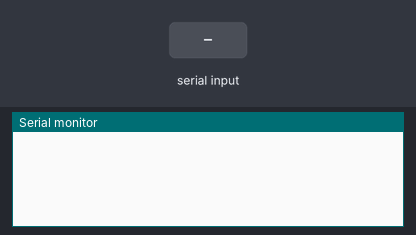
The sketch below on a simulated Arduino Uno, built with avr-gcc and run on an emulated ATmega328P. Parts: the last lines printed to the serial monitor. The inputs (shaded band) are chosen by the test bench.

Above: at 1.2 s.
1.3 s: byte 30 received over Serial
At 2.5 s:
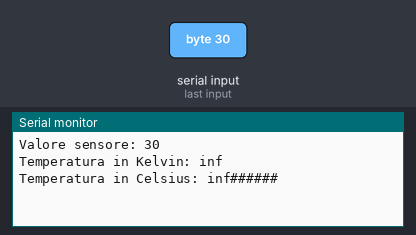
2.8 s: byte 90 received over Serial
At 3.8 s:
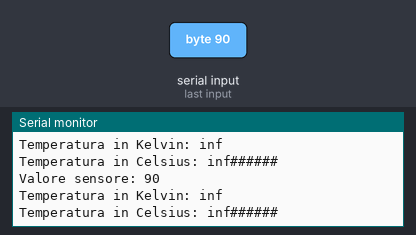
4.3 s: byte 120 received over Serial
At 4.9 s:
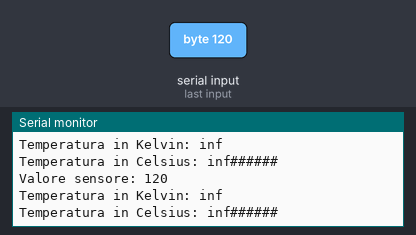

Measured:
- after the input at 1.3 s, the serial monitor: prints a new line at once (image 1)
- after the input at 2.8 s, the serial monitor: prints a new line at once (image 2)
- after the input at 4.3 s, the serial monitor: prints a new line at once (image 3)

The sketch:

schema_base_serialEvent.ino
```cpp
/* SCRIPT SCHEMA BASE*/

const int pin = A3;
const int Vcc = 5; // alimentazione USB 2.0
const int Nbit = 10; // bit ADC
const int S = 0.01; // da: Vout = 10mV * T_K

void setup() {
  pinMode(A3, INPUT);
  Serial.begin(9600); // baud rate
}

void serialEvent() { // gestito via interrupt
  int Dout = Serial.read(); // valore sensore, da 0 a 1023
  float T_K = Dout * Vcc / pow(2, Nbit) * 1/S;

  Serial.print("Valore sensore: ");
  Serial.println(Dout);
  Serial.print("Temperatura in Kelvin: ");
  Serial.println(T_K);
  Serial.print("Temperatura in Celsius: ");
  Serial.print(T_K - 273.15);
  Serial.println("######");
}

void loop() {
  ;
}
```
